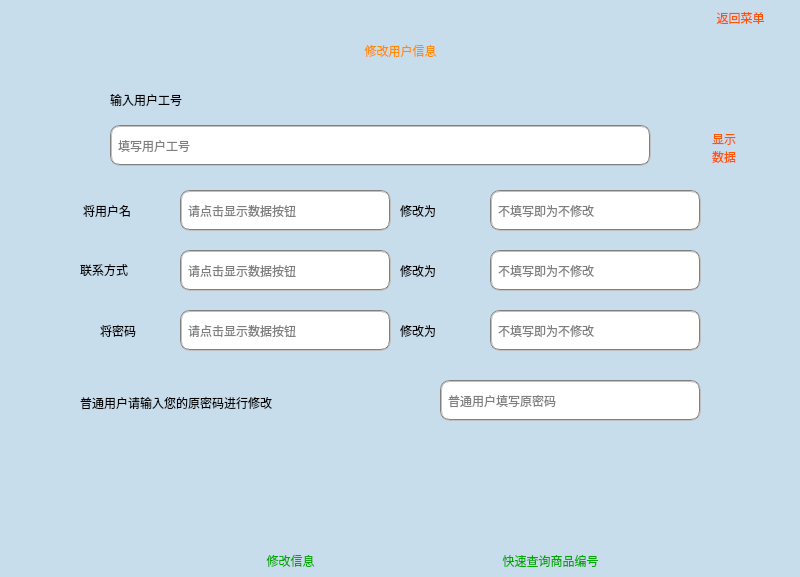
<?xml version="1.0" encoding="UTF-8"?>
<ui version="4.0">
 <class>ChangeUser</class>
 <widget class="QMainWindow" name="ChangeUser">
  <property name="geometry">
   <rect>
    <x>0</x>
    <y>0</y>
    <width>800</width>
    <height>577</height>
   </rect>
  </property>
  <property name="windowTitle">
   <string>MainWindow</string>
  </property>
  <widget class="QWidget" name="centralwidget">
   <widget class="QLabel" name="label_18">
    <property name="geometry">
     <rect>
      <x>700</x>
      <y>7</y>
      <width>81</width>
      <height>21</height>
     </rect>
    </property>
    <property name="styleSheet">
     <string notr="true">font:9pt &quot;方正粗圆简体&quot;;
color: rgb(255, 85, 0);</string>
    </property>
    <property name="text">
     <string>返回菜单</string>
    </property>
    <property name="alignment">
     <set>Qt::AlignCenter</set>
    </property>
   </widget>
   <widget class="QLabel" name="label">
    <property name="geometry">
     <rect>
      <x>83</x>
      <y>195</y>
      <width>91</width>
      <height>31</height>
     </rect>
    </property>
    <property name="styleSheet">
     <string notr="true">font: 13pt &quot;方正粗圆简体&quot;;
</string>
    </property>
    <property name="text">
     <string>将用户名</string>
    </property>
   </widget>
   <widget class="QLabel" name="label_2">
    <property name="geometry">
     <rect>
      <x>480</x>
      <y>550</y>
      <width>141</width>
      <height>21</height>
     </rect>
    </property>
    <property name="styleSheet">
     <string notr="true">font:9pt &quot;方正粗圆简体&quot;;
color: rgb(0, 170, 0);</string>
    </property>
    <property name="text">
     <string>快速查询商品编号</string>
    </property>
    <property name="alignment">
     <set>Qt::AlignCenter</set>
    </property>
   </widget>
   <widget class="QPushButton" name="pushButton_4">
    <property name="geometry">
     <rect>
      <x>238</x>
      <y>440</y>
      <width>100</width>
      <height>100</height>
     </rect>
    </property>
    <property name="styleSheet">
     <string notr="true">background-color: rgba(154, 200, 233, 115);
background-image: url(:/res/res/ICO2/edit.png);
color: rgba(154, 200, 233, 115);</string>
    </property>
    <property name="text">
     <string/>
    </property>
    <property name="flat">
     <bool>true</bool>
    </property>
   </widget>
   <widget class="QPushButton" name="pushButton">
    <property name="geometry">
     <rect>
      <x>498</x>
      <y>445</y>
      <width>100</width>
      <height>100</height>
     </rect>
    </property>
    <property name="styleSheet">
     <string notr="true">background-color: rgba(154, 200, 233, 115);background-image: url(:/res/res/ICO2/search.png);
color: rgba(154, 200, 233, 115);</string>
    </property>
    <property name="text">
     <string/>
    </property>
    <property name="flat">
     <bool>true</bool>
    </property>
   </widget>
   <widget class="QPushButton" name="pushButton_3">
    <property name="geometry">
     <rect>
      <x>660</x>
      <y>119</y>
      <width>50</width>
      <height>50</height>
     </rect>
    </property>
    <property name="styleSheet">
     <string notr="true">background-color: rgba(154, 200, 233, 115);
background-image: url(:/res/res/ICO2/showinformation.png);</string>
    </property>
    <property name="text">
     <string/>
    </property>
    <property name="flat">
     <bool>true</bool>
    </property>
   </widget>
   <widget class="QLineEdit" name="le_UserName_6">
    <property name="geometry">
     <rect>
      <x>180</x>
      <y>310</y>
      <width>211</width>
      <height>41</height>
     </rect>
    </property>
    <property name="styleSheet">
     <string notr="true">font: 10pt &quot;方正粗圆简体&quot;;border:2px groove gray;border-radius:10px;padding:2px 4px</string>
    </property>
    <property name="echoMode">
     <enum>QLineEdit::Password</enum>
    </property>
    <property name="readOnly">
     <bool>true</bool>
    </property>
    <property name="placeholderText">
     <string>请点击显示数据按钮</string>
    </property>
    <property name="clearButtonEnabled">
     <bool>false</bool>
    </property>
   </widget>
   <widget class="QLabel" name="label_20">
    <property name="geometry">
     <rect>
      <x>0</x>
      <y>0</y>
      <width>800</width>
      <height>600</height>
     </rect>
    </property>
    <property name="styleSheet">
     <string notr="true">background-color: rgba(154, 200, 233, 115);</string>
    </property>
    <property name="text">
     <string/>
    </property>
   </widget>
   <widget class="QLabel" name="label_6">
    <property name="geometry">
     <rect>
      <x>110</x>
      <y>85</y>
      <width>161</width>
      <height>30</height>
     </rect>
    </property>
    <property name="styleSheet">
     <string notr="true">font: 13pt &quot;方正粗圆简体&quot;;
</string>
    </property>
    <property name="text">
     <string>输入用户工号</string>
    </property>
   </widget>
   <widget class="QLabel" name="label_4">
    <property name="geometry">
     <rect>
      <x>712</x>
      <y>127</y>
      <width>141</width>
      <height>41</height>
     </rect>
    </property>
    <property name="styleSheet">
     <string notr="true">font:9pt &quot;方正粗圆简体&quot;;
color: rgb(255, 85, 0);</string>
    </property>
    <property name="text">
     <string>显示
数据</string>
    </property>
    <property name="alignment">
     <set>Qt::AlignLeading|Qt::AlignLeft|Qt::AlignVCenter</set>
    </property>
   </widget>
   <widget class="QLineEdit" name="le_UserName_10">
    <property name="geometry">
     <rect>
      <x>490</x>
      <y>310</y>
      <width>211</width>
      <height>41</height>
     </rect>
    </property>
    <property name="styleSheet">
     <string notr="true">font: 10pt &quot;方正粗圆简体&quot;;border:2px groove gray;border-radius:10px;padding:2px 4px</string>
    </property>
    <property name="text">
     <string/>
    </property>
    <property name="echoMode">
     <enum>QLineEdit::Normal</enum>
    </property>
    <property name="dragEnabled">
     <bool>false</bool>
    </property>
    <property name="readOnly">
     <bool>false</bool>
    </property>
    <property name="placeholderText">
     <string>不填写即为不修改</string>
    </property>
    <property name="clearButtonEnabled">
     <bool>true</bool>
    </property>
   </widget>
   <widget class="QLineEdit" name="le_UserName_9">
    <property name="geometry">
     <rect>
      <x>490</x>
      <y>250</y>
      <width>211</width>
      <height>41</height>
     </rect>
    </property>
    <property name="styleSheet">
     <string notr="true">font: 10pt &quot;方正粗圆简体&quot;;border:2px groove gray;border-radius:10px;padding:2px 4px</string>
    </property>
    <property name="readOnly">
     <bool>false</bool>
    </property>
    <property name="placeholderText">
     <string>不填写即为不修改</string>
    </property>
    <property name="clearButtonEnabled">
     <bool>true</bool>
    </property>
   </widget>
   <widget class="QPushButton" name="pushButton_2">
    <property name="geometry">
     <rect>
      <x>770</x>
      <y>0</y>
      <width>30</width>
      <height>30</height>
     </rect>
    </property>
    <property name="styleSheet">
     <string notr="true">background-color: rgba(154, 200, 233, 115);background-image: url(:/res/res/ADD_GOODS_ICO/menu.png);</string>
    </property>
    <property name="text">
     <string/>
    </property>
    <property name="flat">
     <bool>true</bool>
    </property>
   </widget>
   <widget class="QLineEdit" name="le_UserName_7">
    <property name="geometry">
     <rect>
      <x>180</x>
      <y>250</y>
      <width>211</width>
      <height>41</height>
     </rect>
    </property>
    <property name="styleSheet">
     <string notr="true">font: 10pt &quot;方正粗圆简体&quot;;border:2px groove gray;border-radius:10px;padding:2px 4px</string>
    </property>
    <property name="readOnly">
     <bool>true</bool>
    </property>
    <property name="placeholderText">
     <string>请点击显示数据按钮</string>
    </property>
    <property name="clearButtonEnabled">
     <bool>false</bool>
    </property>
   </widget>
   <widget class="QLineEdit" name="le_UserName_2">
    <property name="geometry">
     <rect>
      <x>180</x>
      <y>190</y>
      <width>211</width>
      <height>41</height>
     </rect>
    </property>
    <property name="styleSheet">
     <string notr="true">font: 10pt &quot;方正粗圆简体&quot;;border:2px groove gray;border-radius:10px;padding:2px 4px</string>
    </property>
    <property name="readOnly">
     <bool>true</bool>
    </property>
    <property name="placeholderText">
     <string>请点击显示数据按钮</string>
    </property>
    <property name="clearButtonEnabled">
     <bool>false</bool>
    </property>
   </widget>
   <widget class="QLabel" name="label_7">
    <property name="geometry">
     <rect>
      <x>400</x>
      <y>190</y>
      <width>81</width>
      <height>41</height>
     </rect>
    </property>
    <property name="styleSheet">
     <string notr="true">font: 13pt &quot;方正粗圆简体&quot;;
</string>
    </property>
    <property name="text">
     <string>修改为</string>
    </property>
   </widget>
   <widget class="QLabel" name="label_19">
    <property name="geometry">
     <rect>
      <x>220</x>
      <y>550</y>
      <width>141</width>
      <height>21</height>
     </rect>
    </property>
    <property name="styleSheet">
     <string notr="true">font:9pt &quot;方正粗圆简体&quot;;
color: rgb(0, 170, 0);</string>
    </property>
    <property name="text">
     <string>修改信息</string>
    </property>
    <property name="alignment">
     <set>Qt::AlignCenter</set>
    </property>
   </widget>
   <widget class="QLabel" name="label_3">
    <property name="geometry">
     <rect>
      <x>0</x>
      <y>0</y>
      <width>801</width>
      <height>101</height>
     </rect>
    </property>
    <property name="styleSheet">
     <string notr="true">font: 30pt &quot;方正粗圆简体&quot;;
color: rgb(255, 140, 0);</string>
    </property>
    <property name="text">
     <string>修改用户信息</string>
    </property>
    <property name="alignment">
     <set>Qt::AlignCenter</set>
    </property>
   </widget>
   <widget class="QLineEdit" name="le_UserName">
    <property name="geometry">
     <rect>
      <x>110</x>
      <y>125</y>
      <width>541</width>
      <height>41</height>
     </rect>
    </property>
    <property name="styleSheet">
     <string notr="true">font: 10pt &quot;方正粗圆简体&quot;;border:2px groove gray;border-radius:10px;padding:2px 4px</string>
    </property>
    <property name="placeholderText">
     <string>填写用户工号</string>
    </property>
    <property name="clearButtonEnabled">
     <bool>true</bool>
    </property>
   </widget>
   <widget class="QLabel" name="label_13">
    <property name="geometry">
     <rect>
      <x>400</x>
      <y>250</y>
      <width>81</width>
      <height>41</height>
     </rect>
    </property>
    <property name="styleSheet">
     <string notr="true">font: 13pt &quot;方正粗圆简体&quot;;
</string>
    </property>
    <property name="text">
     <string>修改为</string>
    </property>
   </widget>
   <widget class="QLabel" name="label_11">
    <property name="geometry">
     <rect>
      <x>100</x>
      <y>320</y>
      <width>68</width>
      <height>21</height>
     </rect>
    </property>
    <property name="styleSheet">
     <string notr="true">font: 13pt &quot;方正粗圆简体&quot;;
</string>
    </property>
    <property name="text">
     <string>将密码</string>
    </property>
   </widget>
   <widget class="QLineEdit" name="le_UserName_8">
    <property name="geometry">
     <rect>
      <x>490</x>
      <y>190</y>
      <width>211</width>
      <height>41</height>
     </rect>
    </property>
    <property name="styleSheet">
     <string notr="true">font: 10pt &quot;方正粗圆简体&quot;;border:2px groove gray;border-radius:10px;padding:2px 4px</string>
    </property>
    <property name="readOnly">
     <bool>false</bool>
    </property>
    <property name="placeholderText">
     <string>不填写即为不修改</string>
    </property>
    <property name="clearButtonEnabled">
     <bool>true</bool>
    </property>
   </widget>
   <widget class="QLabel" name="label_5">
    <property name="geometry">
     <rect>
      <x>80</x>
      <y>130</y>
      <width>30</width>
      <height>30</height>
     </rect>
    </property>
    <property name="styleSheet">
     <string notr="true">background-image: url(:/res/res/User.png);</string>
    </property>
    <property name="text">
     <string/>
    </property>
   </widget>
   <widget class="QLabel" name="label_16">
    <property name="geometry">
     <rect>
      <x>400</x>
      <y>310</y>
      <width>81</width>
      <height>41</height>
     </rect>
    </property>
    <property name="styleSheet">
     <string notr="true">font: 13pt &quot;方正粗圆简体&quot;;
</string>
    </property>
    <property name="text">
     <string>修改为</string>
    </property>
   </widget>
   <widget class="QLabel" name="label_8">
    <property name="geometry">
     <rect>
      <x>80</x>
      <y>254</y>
      <width>91</width>
      <height>31</height>
     </rect>
    </property>
    <property name="styleSheet">
     <string notr="true">font: 13pt &quot;方正粗圆简体&quot;;
</string>
    </property>
    <property name="text">
     <string>联系方式</string>
    </property>
   </widget>
   <widget class="QLabel" name="label_12">
    <property name="geometry">
     <rect>
      <x>80</x>
      <y>382</y>
      <width>371</width>
      <height>41</height>
     </rect>
    </property>
    <property name="styleSheet">
     <string notr="true">font: 13pt &quot;方正粗圆简体&quot;;
</string>
    </property>
    <property name="text">
     <string>普通用户请输入您的原密码进行修改</string>
    </property>
   </widget>
   <widget class="QLineEdit" name="le_UserName_11">
    <property name="geometry">
     <rect>
      <x>440</x>
      <y>380</y>
      <width>261</width>
      <height>41</height>
     </rect>
    </property>
    <property name="styleSheet">
     <string notr="true">font: 10pt &quot;方正粗圆简体&quot;;border:2px groove gray;border-radius:10px;padding:2px 4px</string>
    </property>
    <property name="echoMode">
     <enum>QLineEdit::Password</enum>
    </property>
    <property name="readOnly">
     <bool>false</bool>
    </property>
    <property name="placeholderText">
     <string>普通用户填写原密码</string>
    </property>
    <property name="clearButtonEnabled">
     <bool>true</bool>
    </property>
   </widget>
   <zorder>label_20</zorder>
   <zorder>label_18</zorder>
   <zorder>label</zorder>
   <zorder>label_2</zorder>
   <zorder>pushButton_4</zorder>
   <zorder>pushButton</zorder>
   <zorder>pushButton_3</zorder>
   <zorder>le_UserName_6</zorder>
   <zorder>label_6</zorder>
   <zorder>label_4</zorder>
   <zorder>le_UserName_10</zorder>
   <zorder>le_UserName_9</zorder>
   <zorder>pushButton_2</zorder>
   <zorder>le_UserName_7</zorder>
   <zorder>le_UserName_2</zorder>
   <zorder>label_7</zorder>
   <zorder>label_19</zorder>
   <zorder>label_3</zorder>
   <zorder>le_UserName</zorder>
   <zorder>label_13</zorder>
   <zorder>label_11</zorder>
   <zorder>le_UserName_8</zorder>
   <zorder>label_5</zorder>
   <zorder>label_16</zorder>
   <zorder>label_8</zorder>
   <zorder>label_12</zorder>
   <zorder>le_UserName_11</zorder>
  </widget>
  <widget class="QMenuBar" name="menubar">
   <property name="geometry">
    <rect>
     <x>0</x>
     <y>0</y>
     <width>800</width>
     <height>23</height>
    </rect>
   </property>
  </widget>
 </widget>
 <resources/>
 <connections/>
</ui>
